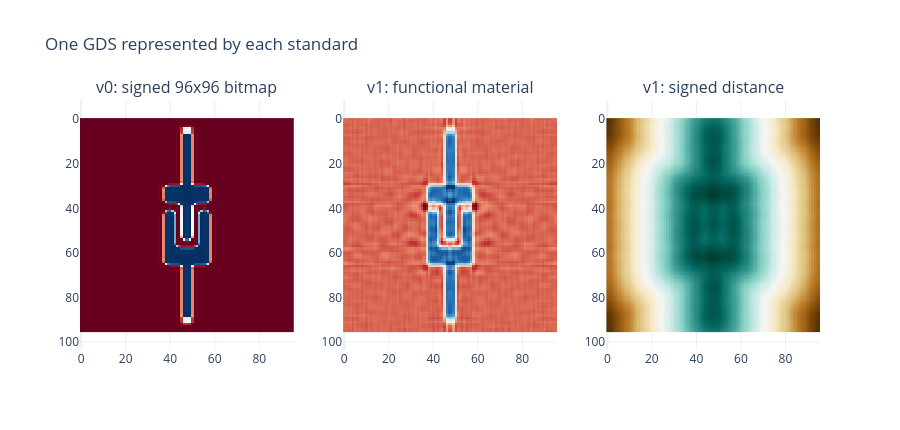

Notebook code cell kept with this figure:
### Markdown cell above
## 3. Shape detail must survive compression

The v0 panel below is its bitmap block. V1 reconstructs its signed material and
boundary-distance channels through the public API using the exact selected frequencies,
centering statistics, partial whitening, and row norm stored by the standard.

Unlike the rejected v1.0 candidate, v1.1 does not crop the spectrum to an 8 by 8
low-pass square. Its target-blind variance selection can retain the higher frequencies
that encode finger count, narrow gaps, and edge curvature.

### Code cell
example_id = paired.iloc[len(paired) // 3]["layout_id"]
v0_record = v0_client.get(example_id)
v0_bitmap = np.asarray(v0_record["embedding"], dtype=np.float32)[11:].reshape(96, 96)
v1_rasters = v1_client.shape_rasters(example_id)
reconstructed = [
    v1_rasters["signed_functional_material"],
    v1_rasters["signed_distance_to_functional_boundary"],
]

fig = make_subplots(
    rows=1,
    cols=3,
    subplot_titles=("v0: signed 96x96 bitmap", "v1: functional material", "v1: signed distance"),
)
fig.add_trace(go.Heatmap(z=v0_bitmap, colorscale="RdBu", showscale=False), row=1, col=1)
fig.add_trace(go.Heatmap(z=reconstructed[0], colorscale="RdBu", showscale=False), row=1, col=2)
fig.add_trace(go.Heatmap(z=reconstructed[1], colorscale="BrBG", showscale=False), row=1, col=3)
fig.update_yaxes(autorange="reversed", scaleanchor="x", scaleratio=1)
fig.update_layout(title="One GDS represented by each standard", template="plotly_white", height=430)
fig.show()

### Figure 1 — Plotly figure (JSON) as saved in the notebook; plotly's stock layout.template omitted (floating-point values rounded to 4 significant figures; data arrays with more than 128 entries replaced by an {"elided": "..."} marker saying what was removed)
{"data": [{"colorscale": [[0.0, "rgb(103,0,31)"], [0.1, "rgb(178,24,43)"], [0.2, "rgb(214,96,77)"], [0.3, "rgb(244,165,130)"], [0.4, "rgb(253,219,199)"], [0.5, "rgb(247,247,247)"], [0.6, "rgb(209,229,240)"], [0.7, "rgb(146,197,222)"], [0.8, "rgb(67,147,195)"], [0.9, "rgb(33,102,172)"], [1.0, "rgb(5,48,97)"]], "showscale": false, "type": "heatmap", "xaxis": "x", "yaxis": "y", "z": {"elided": "96x96 float values"}}, {"colorscale": [[0.0, "rgb(103,0,31)"], [0.1, "rgb(178,24,43)"], [0.2, "rgb(214,96,77)"], [0.3, "rgb(244,165,130)"], [0.4, "rgb(253,219,199)"], [0.5, "rgb(247,247,247)"], [0.6, "rgb(209,229,240)"], [0.7, "rgb(146,197,222)"], [0.8, "rgb(67,147,195)"], [0.9, "rgb(33,102,172)"], [1.0, "rgb(5,48,97)"]], "showscale": false, "type": "heatmap", "xaxis": "x2", "yaxis": "y2", "z": {"elided": "96x96 float values"}}, {"colorscale": [[0.0, "rgb(84,48,5)"], [0.1, "rgb(140,81,10)"], [0.2, "rgb(191,129,45)"], [0.3, "rgb(223,194,125)"], [0.4, "rgb(246,232,195)"], [0.5, "rgb(245,245,245)"], [0.6, "rgb(199,234,229)"], [0.7, "rgb(128,205,193)"], [0.8, "rgb(53,151,143)"], [0.9, "rgb(1,102,94)"], [1.0, "rgb(0,60,48)"]], "showscale": false, "type": "heatmap", "xaxis": "x3", "yaxis": "y3", "z": {"elided": "96x96 float values"}}], "layout": {"annotations": [{"font": {"size": 16}, "showarrow": false, "text": "v0: signed 96x96 bitmap", "x": 0.1444, "xanchor": "center", "xref": "paper", "y": 1.0, "yanchor": "bottom", "yref": "paper"}, {"font": {"size": 16}, "showarrow": false, "text": "v1: functional material", "x": 0.5, "xanchor": "center", "xref": "paper", "y": 1.0, "yanchor": "bottom", "yref": "paper"}, {"font": {"size": 16}, "showarrow": false, "text": "v1: signed distance", "x": 0.8556, "xanchor": "center", "xref": "paper", "y": 1.0, "yanchor": "bottom", "yref": "paper"}], "height": 430, "title": {"text": "One GDS represented by each standard"}, "xaxis": {"anchor": "y", "domain": [0.0, 0.2889]}, "xaxis2": {"anchor": "y2", "domain": [0.3556, 0.6444]}, "xaxis3": {"anchor": "y3", "domain": [0.7111, 1.0]}, "yaxis": {"anchor": "x", "autorange": "reversed", "domain": [0.0, 1.0], "scaleanchor": "x", "scaleratio": 1}, "yaxis2": {"anchor": "x2", "autorange": "reversed", "domain": [0.0, 1.0], "scaleanchor": "x", "scaleratio": 1}, "yaxis3": {"anchor": "x3", "autorange": "reversed", "domain": [0.0, 1.0], "scaleanchor": "x", "scaleratio": 1}}}
